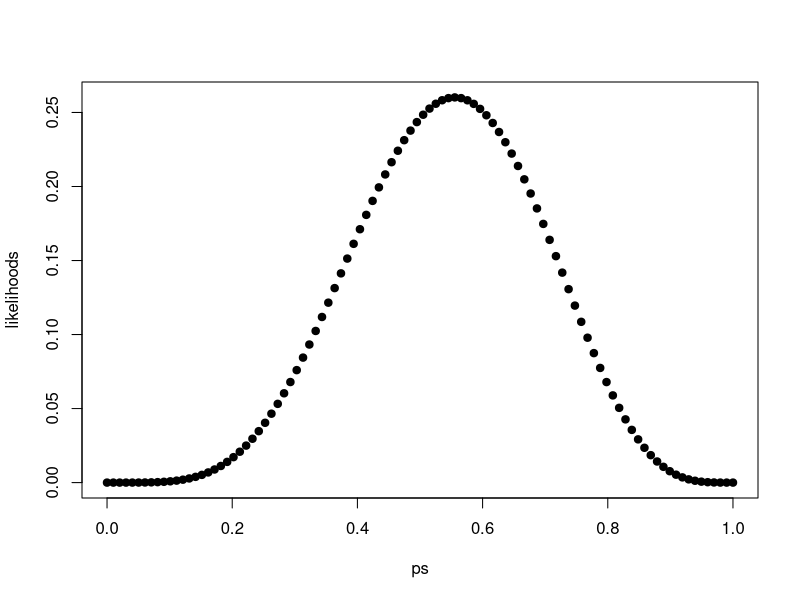
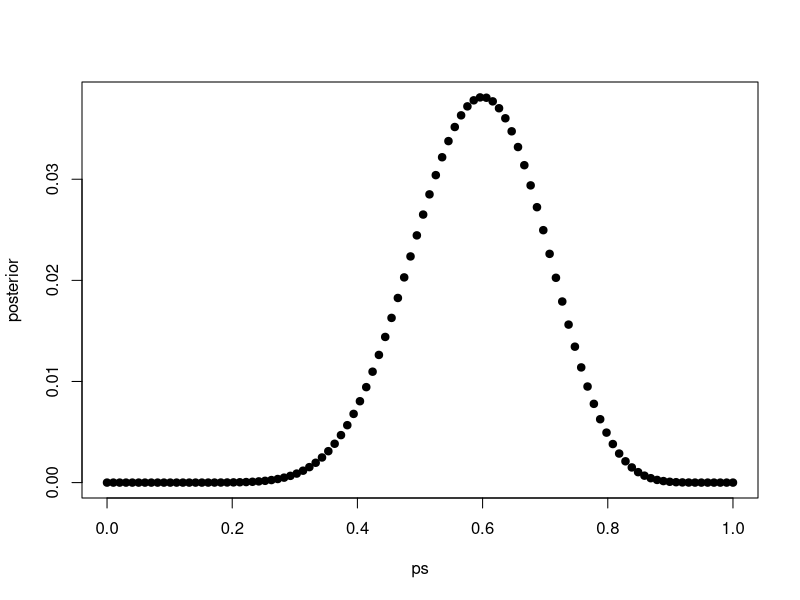
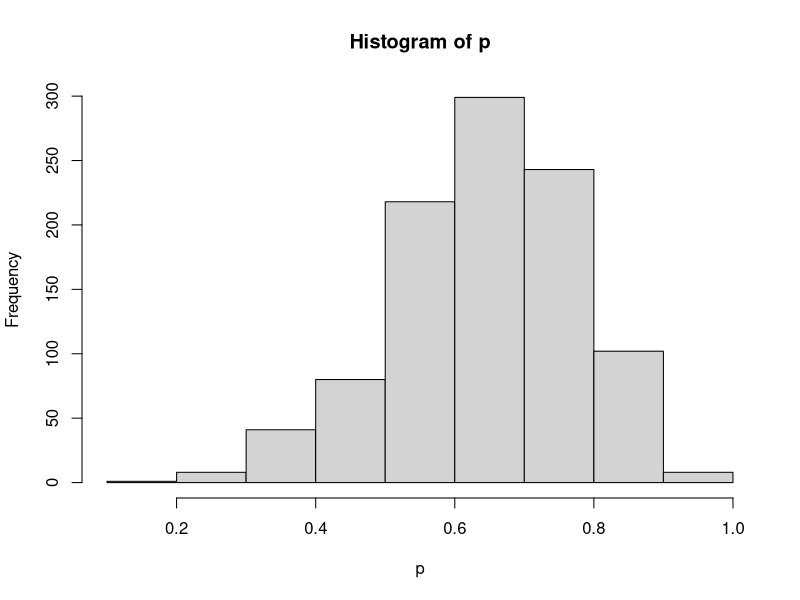

The R source for these figures, in order:
# A tiny tutorial to exploring Bayesian statistics


# What proportion p of a planet's surface is water?
# Toss a globe 9 times, what do you find?
water <- 5
land <- 4
total_toss <- water + land


# dbinom will give us the probability
# of seeing W waters for any hypothesized p
dbinom(water, size = total_toss, prob = 0.2)

# Let's say we have no idea how much water on earth there is,
# so we'd like to
# simulate a range of possibilities
# ranging from p = 0 (all land) to p = 1 (all water)

p_grid <- data.frame(ps = seq(from = 0, to = 1,
                              length.out = 100))
p_grid$likelihoods <- dbinom(water, size = total_toss,
                             prob = p_grid$ps)
head(p_grid)

plot(likelihoods ~ ps, data = p_grid, pch = 19)

# lets update the data
# Let's call sampling A our
# "preliminary data"
# aka our prior

p_grid$prior <- p_grid$likelihoods

# Now we toss the globe 14 more times
water2 <- 7
land2 <- 4
total_toss2 <- water2 + land2


p_grid$new_likelihoods <-
  dbinom(water2, size = total_toss2, prob = p_grid$ps)

p_grid$unstandardized_posterior <- p_grid$prior * p_grid$new_likelihoods
p_grid$posterior <- (p_grid$prior * p_grid$new_likelihoods)/
                    sum(p_grid$unstandardized_posterior)

plot(posterior ~ ps, data = p_grid, pch = 19)


# A small Monte Carlo simulation from McElreath

n_samples <- 1000
p <- rep( NA , n_samples )
p[1] <- 0.5 # start assuming the proportion of water = 0.5
W <- 6 # Observed data: in 9 tosses we got 6 waters
L <- 3 # Observed data: in 9 tosses we got 3 lands

# run a MCMC

for ( i in 2:n_samples ) {
  p_new <- rnorm( 1 , mean = p[i-1] , sd = 0.1 )
  if ( p_new < 0 ) p_new <- abs( p_new )
  if ( p_new > 1 ) p_new <- 2 - p_new
  q0 <- dbinom( W , W+L , p[i-1] )
  q1 <- dbinom( W , W+L , p_new )
  p[i] <- ifelse( runif(1) < q1/q0 , p_new , p[i-1] )
}

hist(p)

# let's break up this loop and see what it says
# The first iteration of the loop is i = 2

# pick a new P from a random distribution, centered on our original p, with sd = 0.1
# Notice that the indicies are referring to step 2, or step 2-1 e.g. p[i-1]
p_new <- rnorm( 1 , p[1] , 0.1 )
if ( p_new < 0 ) p_new <- abs( p_new ) # quick check to make sure p ends up > 0
if ( p_new > 1 ) p_new <- 2 - p_new # quick check to make sure p ends up < 1

# Calculate the likelihood of data given previous p
q0 <- dbinom( W , W+L , p[1] )

# Calculate the likelihood of data given current p
q1 <- dbinom( W , W+L , p_new )

# inspect your q0 and q1. Is the old p or p_new a better fit for the data?
q0
q1

# This is the Markov Chain business:
# We create some probability of either keeping p_old or changing to p_new
p[2] <- ifelse( runif(1) < q1/q0 , p_new , p[i-1] )

# Break this up: If q1 has a higher likelihood, q1/q0 will be > 1.
# Runif will return a number between 0 and 1. If q1 is better,
# that ratio will be greater than runif(1), and so we should keep p_new,
# otherwise, keep p_old.
#



